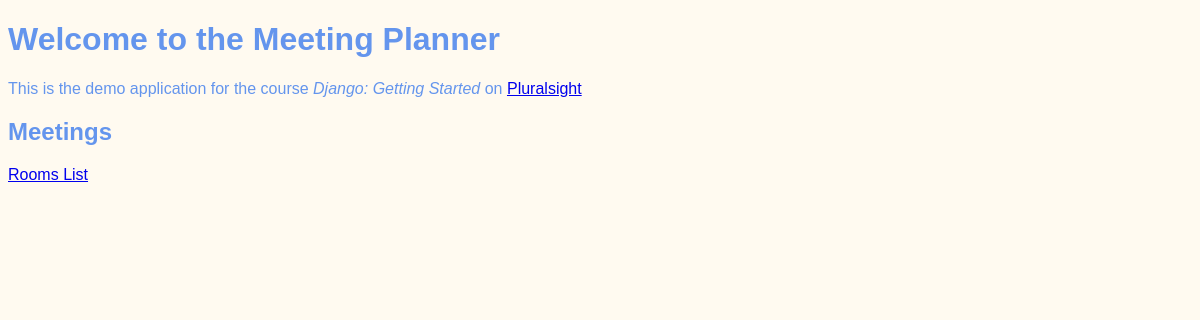
The app's page /, older data.
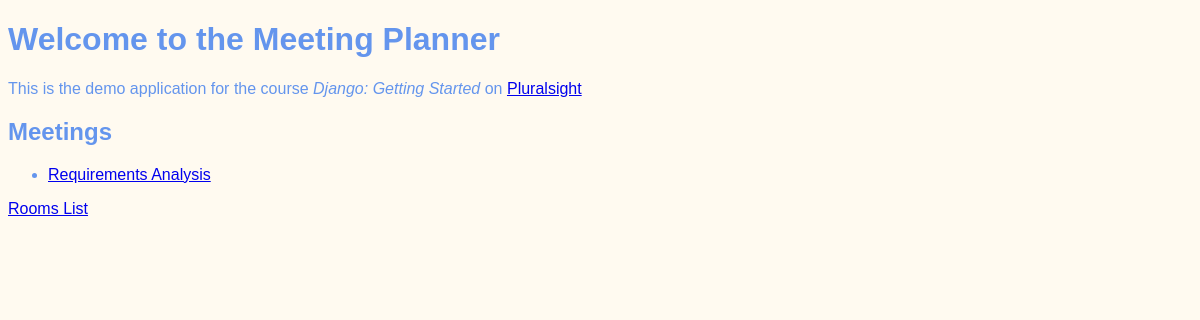
The same page, newer data.
### meetings/models.py (models this page shows, shortened)
class Meeting(models.Model):
    title = models.CharField(max_length=200)
    date = models.DateField()
    start_time = models.TimeField(default=time(9))
    duration = models.IntegerField(default=1)
    room = models.ForeignKey(Room, on_delete=models.CASCADE)

### website/views.py (the view)
# urls.py: path('', welcome, name='welcome'),
def welcome(request):
    return render(request,"website/welcome.html",
                  {"meetings": Meeting.objects.all()})

### website/templates/website/welcome.html (shortened to what this page needs)
{% extends "base.html" %}
{% block content %}
    <h1>Welcome to the Meeting Planner</h1>
    <p>
        This is the demo application for the course
        <em>Django: Getting Started</em>
        on <a href="https://www.pluralsight.com">
        Pluralsight </a>
    </p>
    <h2>Meetings</h2>
    <ul>
        {% for meeting in meetings %}
            <li>
                <a href="{% url 'detail' meeting.id %}">
                    {{meeting.title}}
                </a>
            </li>
        {% endfor %}
    </ul>
    <a href="{% url 'rooms' %}">Rooms List</a>
{% endblock %}

Row changes from the older to the newer data that the page shows:
added Meeting: title "Requirements Analysis"
